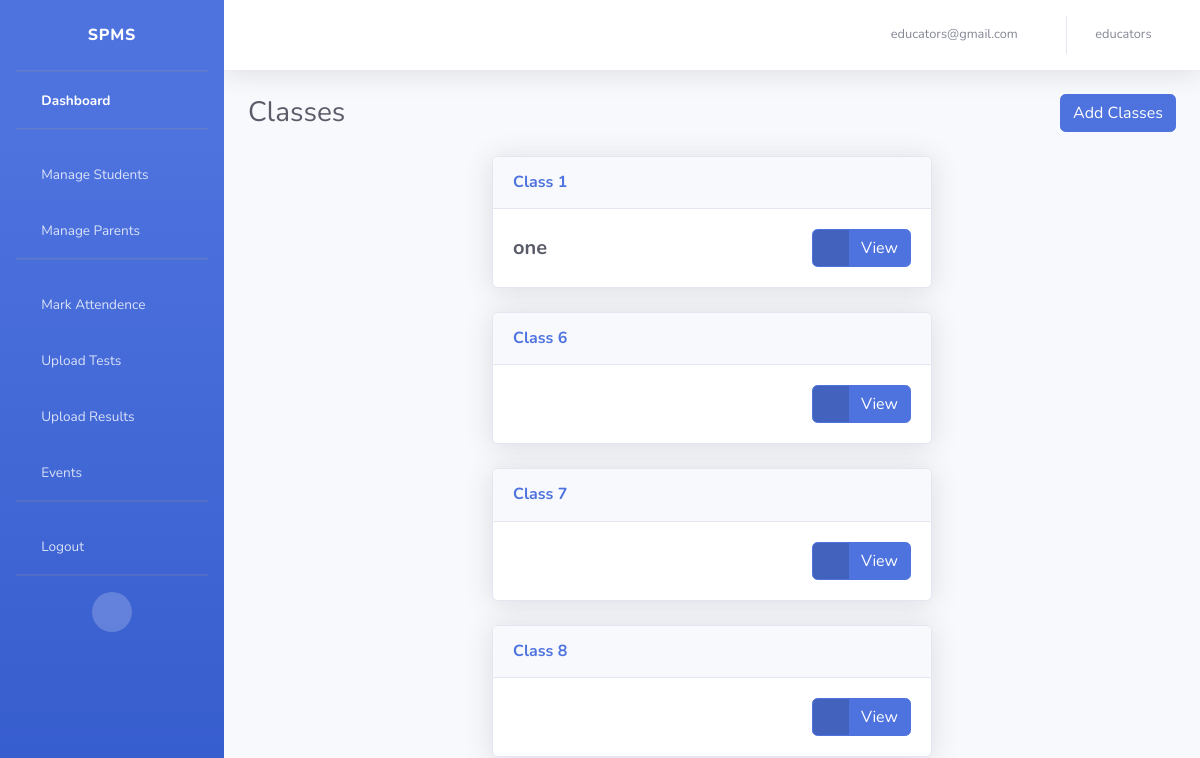
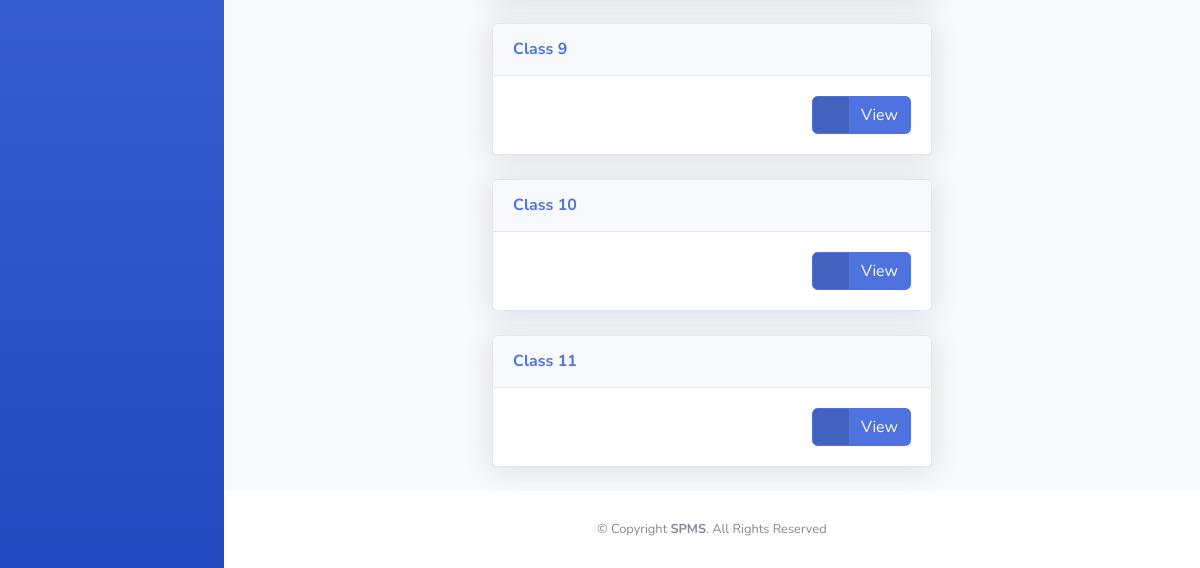
The page /dashboard/ (signed in) on the database as committed earlier (2 pictures, top to bottom).
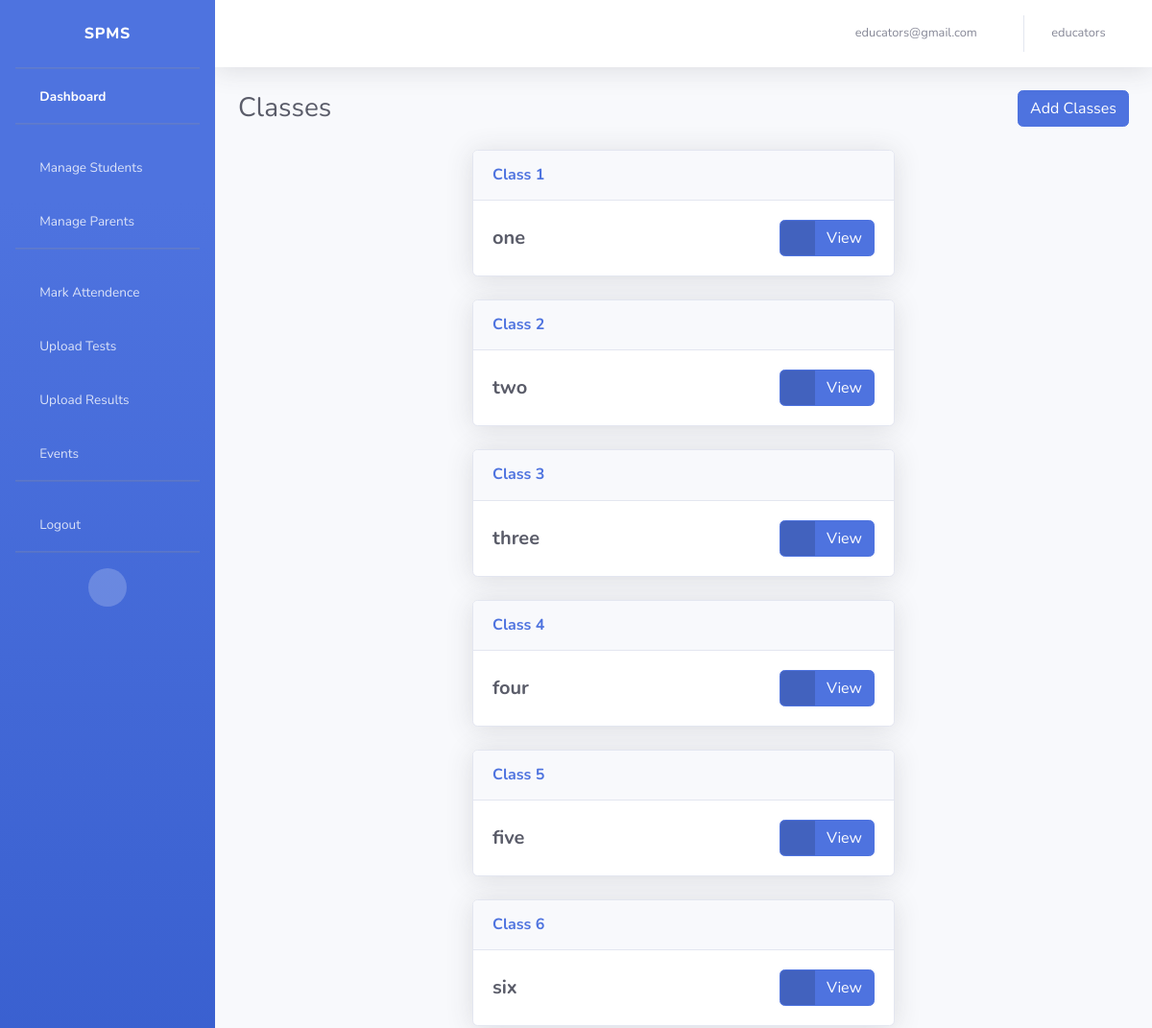
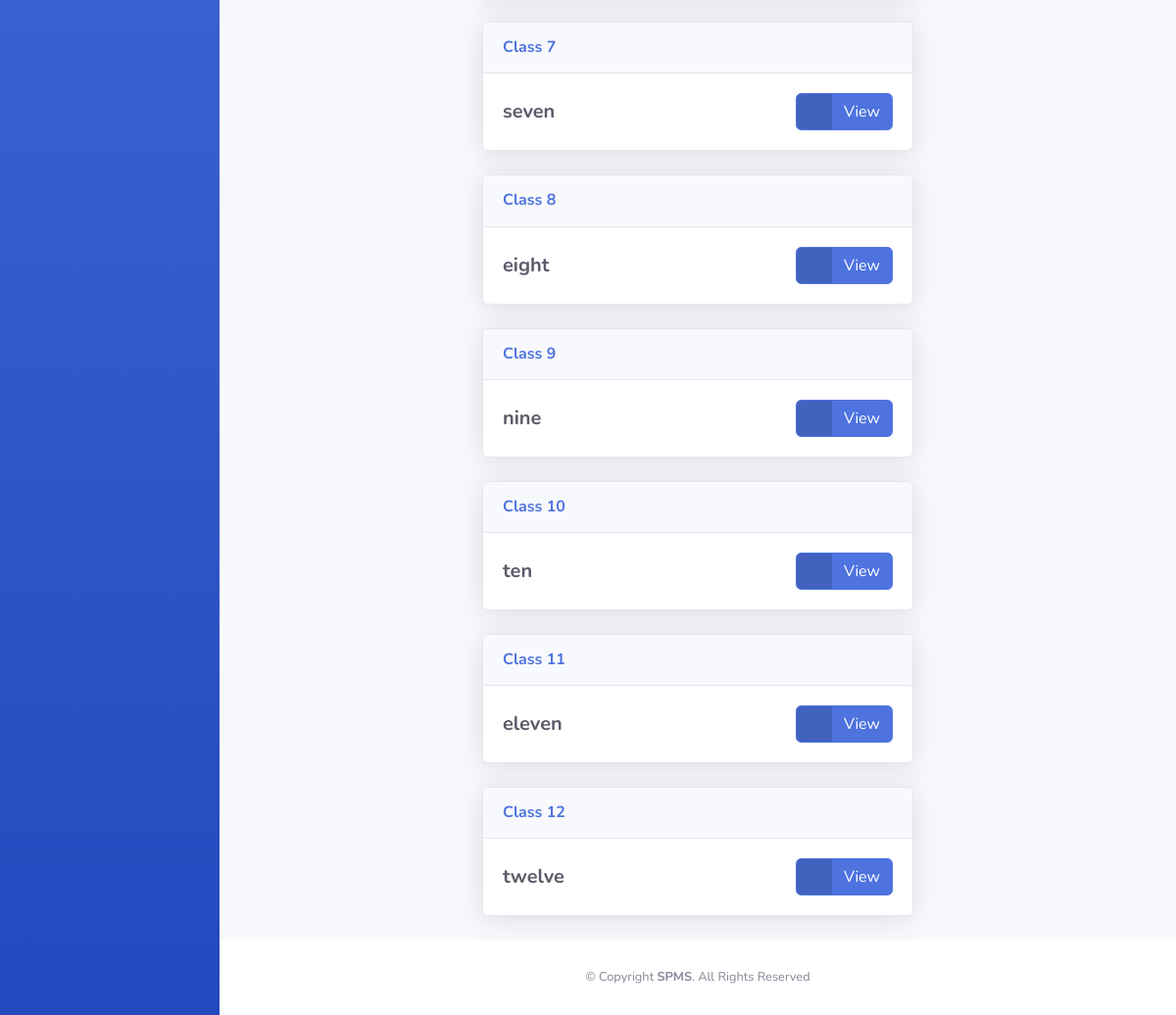
The same page on the database as committed later (2 pictures, top to bottom).
### dashboard/models.py (models this page shows)
class Class(models.Model):
    class_no      = models.IntegerField(null=True)
    class_title     = models.CharField(max_length=50, null=True)
    school          = models.ForeignKey(School, on_delete=models.CASCADE)
    class Meta:
        verbose_name_plural = "Classes"

### dashboard/views.py (the view)
# urls.py: path('dashboard/', include('dashboard.urls')),
def dashboard(request):
    if request.user.is_authenticated:
        if request.user.is_school:
            classes = Class.objects.filter(school=request.user.school).order_by('class_no')
        if request.user.is_parent:
            classes = Class.objects.filter(school=request.user.parent.school).order_by('class_no')
        return render(request, 'dashboard/dashboard.html', {'classes' : classes})
    else:
        return redirect('notfound')

### dashboard/models.py (called while the page is built)
    def __str__(self):
        return self.name

### templates/dashboard/dashboard.html (shortened to what this page needs)
{% extends 'dashboard/dashboardbase.html' %}
{% load static %}
{% block DashboardActive %}active{% endblock DashboardActive %}
{% block body %}
    <div class="d-sm-flex align-items-center justify-content-between mb-4">
        <h1 class="h3 mb-0 text-gray-800">Classes</h1>
        {% if request.user.is_school %}
    <div class="text-right">
        <button type="button" class="btn btn-primary text-center" data-toggle="modal" data-target="#addclasses">Add Classes</button>
    </div>
    {% endif %}
    </div>
    {% for class in classes  %}
    <div class="col-lg-6 mx-auto">
        <div class="card shadow mb-4">
            <div
                class="card-header py-3 d-flex flex-row align-items-center justify-content-between">
                <h6 class="m-0 font-weight-bold text-primary">Class {{class.class_no}}</h6>
                {% if request.user.is_school %}
                <div class="dropdown no-arrow">
                    <a class="dropdown-toggle" href="#" role="button" id="dropdownMenuLink"
                        data-toggle="dropdown" aria-haspopup="true" aria-expanded="false">
                        <i class="fas fa-ellipsis-v fa-sm fa-fw text-gray-400"></i>
                    </a>
                </div>
                {% endif %}
            </div>
            <div class="card-body">
                <div class="row no-gutters align-items-center">
                    <div class="col mr-2">
                        <div class="h5 mb-0 font-weight-bold text-gray-800">{{class.class_title}}</div>
                    </div>
                    <div class="col-auto">
                        <a href="{% url 'classdetails' Id=class.id %}" class="btn btn-primary btn-icon-split">
                            <span class="icon text-white-50">
                                <i class="fas fa-info-circle"></i>
                            </span>
                            <span class="text">View</span>
                        </a>
                    </div>
                </div>
            </div>
        </div>
    </div>
    {% endfor %}
{% endblock body %}

Rows that differ between the two databases and show on the page:
removed Class: class_no "6"
removed Class: class_no "7"
removed Class: class_no "8"
removed Class: class_no "9"
removed Class: class_no "10"
removed Class: class_no "11"
added Class: class_no "2", class_title "two"
added Class: class_no "3", class_title "three"
added Class: class_no "4", class_title "four"
added Class: class_no "5", class_title "five"
added Class: class_no "6", class_title "six"
added Class: class_no "7", class_title "seven"
added Class: class_no "8", class_title "eight"
added Class: class_no "9", class_title "nine"
added Class: class_no "10", class_title "ten"
added Class: class_no "11", class_title "eleven"
added Class: class_no "12", class_title "twelve"
